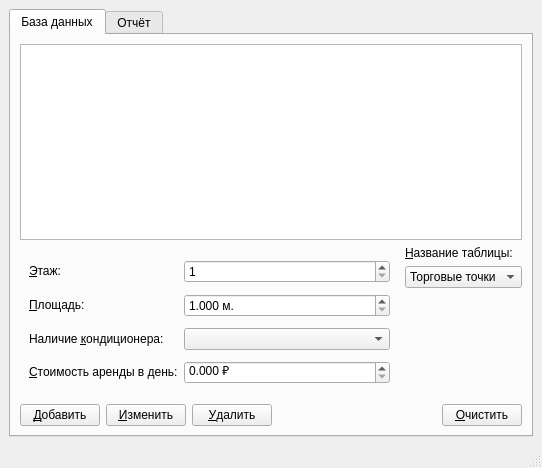
<?xml version="1.0" encoding="UTF-8"?>
<ui version="4.0">
 <class>MainWindow</class>
 <widget class="QMainWindow" name="MainWindow">
  <property name="geometry">
   <rect>
    <x>0</x>
    <y>0</y>
    <width>532</width>
    <height>468</height>
   </rect>
  </property>
  <property name="minimumSize">
   <size>
    <width>0</width>
    <height>0</height>
   </size>
  </property>
  <property name="windowTitle">
   <string>MainWindow</string>
  </property>
  <widget class="QWidget" name="centralwidget">
   <layout class="QVBoxLayout" name="verticalLayout">
    <item>
     <widget class="QTabWidget" name="tabWidget">
      <property name="currentIndex">
       <number>0</number>
      </property>
      <widget class="QWidget" name="m_marketplacesTablePage">
       <attribute name="title">
        <string>База данных</string>
       </attribute>
       <layout class="QVBoxLayout" name="verticalLayout_1">
        <item>
         <widget class="QTableView" name="m_tableView">
          <property name="sizePolicy">
           <sizepolicy hsizetype="MinimumExpanding" vsizetype="MinimumExpanding">
            <horstretch>0</horstretch>
            <verstretch>0</verstretch>
           </sizepolicy>
          </property>
          <property name="minimumSize">
           <size>
            <width>0</width>
            <height>0</height>
           </size>
          </property>
          <property name="editTriggers">
           <set>QAbstractItemView::NoEditTriggers</set>
          </property>
          <property name="showDropIndicator" stdset="0">
           <bool>false</bool>
          </property>
          <property name="dragDropOverwriteMode">
           <bool>false</bool>
          </property>
          <property name="selectionMode">
           <enum>QAbstractItemView::SingleSelection</enum>
          </property>
          <property name="selectionBehavior">
           <enum>QAbstractItemView::SelectRows</enum>
          </property>
          <attribute name="verticalHeaderVisible">
           <bool>false</bool>
          </attribute>
         </widget>
        </item>
        <item>
         <layout class="QGridLayout" name="gridLayout_0">
          <item row="0" column="1">
           <widget class="QLabel" name="lblChoicesTable">
            <property name="sizePolicy">
             <sizepolicy hsizetype="Fixed" vsizetype="Fixed">
              <horstretch>0</horstretch>
              <verstretch>0</verstretch>
             </sizepolicy>
            </property>
            <property name="text">
             <string>&amp;Название таблицы:</string>
            </property>
            <property name="buddy">
             <cstring>m_cbChoicesTable</cstring>
            </property>
           </widget>
          </item>
          <item row="0" column="0" rowspan="3">
           <widget class="QStackedWidget" name="m_swInputsData">
            <property name="sizePolicy">
             <sizepolicy hsizetype="Preferred" vsizetype="Maximum">
              <horstretch>0</horstretch>
              <verstretch>0</verstretch>
             </sizepolicy>
            </property>
            <property name="currentIndex">
             <number>0</number>
            </property>
            <widget class="QWidget" name="m_pgMarketplaces">
             <layout class="QGridLayout" name="gridLayout">
              <item row="0" column="0">
               <widget class="QLabel" name="lblFloor">
                <property name="sizePolicy">
                 <sizepolicy hsizetype="Preferred" vsizetype="Maximum">
                  <horstretch>0</horstretch>
                  <verstretch>0</verstretch>
                 </sizepolicy>
                </property>
                <property name="text">
                 <string>&amp;Этаж:</string>
                </property>
                <property name="buddy">
                 <cstring>m_sbFloor</cstring>
                </property>
               </widget>
              </item>
              <item row="0" column="1">
               <widget class="QSpinBox" name="m_sbFloor">
                <property name="sizePolicy">
                 <sizepolicy hsizetype="MinimumExpanding" vsizetype="Fixed">
                  <horstretch>0</horstretch>
                  <verstretch>0</verstretch>
                 </sizepolicy>
                </property>
                <property name="minimum">
                 <number>1</number>
                </property>
                <property name="maximum">
                 <number>255</number>
                </property>
               </widget>
              </item>
              <item row="1" column="0">
               <widget class="QLabel" name="lblArea">
                <property name="sizePolicy">
                 <sizepolicy hsizetype="Preferred" vsizetype="Maximum">
                  <horstretch>0</horstretch>
                  <verstretch>0</verstretch>
                 </sizepolicy>
                </property>
                <property name="text">
                 <string>&amp;Площадь:</string>
                </property>
                <property name="buddy">
                 <cstring>m_dsbArea</cstring>
                </property>
               </widget>
              </item>
              <item row="1" column="1">
               <widget class="QDoubleSpinBox" name="m_dsbArea">
                <property name="sizePolicy">
                 <sizepolicy hsizetype="MinimumExpanding" vsizetype="Fixed">
                  <horstretch>0</horstretch>
                  <verstretch>0</verstretch>
                 </sizepolicy>
                </property>
                <property name="suffix">
                 <string> м.</string>
                </property>
                <property name="decimals">
                 <number>3</number>
                </property>
                <property name="minimum">
                 <double>1.000000000000000</double>
                </property>
                <property name="maximum">
                 <double>1000000.998999999952503</double>
                </property>
               </widget>
              </item>
              <item row="2" column="0">
               <widget class="QLabel" name="lblAirConditioner">
                <property name="sizePolicy">
                 <sizepolicy hsizetype="Preferred" vsizetype="Maximum">
                  <horstretch>0</horstretch>
                  <verstretch>0</verstretch>
                 </sizepolicy>
                </property>
                <property name="text">
                 <string>Наличие &amp;кондиционера:</string>
                </property>
                <property name="buddy">
                 <cstring>m_cbAirConditioner</cstring>
                </property>
               </widget>
              </item>
              <item row="2" column="1">
               <widget class="QComboBox" name="m_cbAirConditioner">
                <property name="sizePolicy">
                 <sizepolicy hsizetype="MinimumExpanding" vsizetype="Fixed">
                  <horstretch>0</horstretch>
                  <verstretch>0</verstretch>
                 </sizepolicy>
                </property>
               </widget>
              </item>
              <item row="3" column="0">
               <widget class="QLabel" name="lblCostPerDay">
                <property name="sizePolicy">
                 <sizepolicy hsizetype="Preferred" vsizetype="Maximum">
                  <horstretch>0</horstretch>
                  <verstretch>0</verstretch>
                 </sizepolicy>
                </property>
                <property name="text">
                 <string>&amp;Стоимость аренды в день:</string>
                </property>
                <property name="buddy">
                 <cstring>m_dsbCostPerDay</cstring>
                </property>
               </widget>
              </item>
              <item row="3" column="1">
               <widget class="QDoubleSpinBox" name="m_dsbCostPerDay">
                <property name="sizePolicy">
                 <sizepolicy hsizetype="MinimumExpanding" vsizetype="Fixed">
                  <horstretch>0</horstretch>
                  <verstretch>0</verstretch>
                 </sizepolicy>
                </property>
                <property name="suffix">
                 <string> ₽</string>
                </property>
                <property name="decimals">
                 <number>3</number>
                </property>
                <property name="maximum">
                 <double>1000000.998999999952503</double>
                </property>
               </widget>
              </item>
             </layout>
            </widget>
            <widget class="QWidget" name="m_pgCustomers">
             <layout class="QGridLayout" name="gridLayout_2">
              <item row="0" column="0">
               <widget class="QLabel" name="lblName">
                <property name="sizePolicy">
                 <sizepolicy hsizetype="Preferred" vsizetype="Maximum">
                  <horstretch>0</horstretch>
                  <verstretch>0</verstretch>
                 </sizepolicy>
                </property>
                <property name="text">
                 <string>&amp;Название:</string>
                </property>
                <property name="buddy">
                 <cstring>m_leName</cstring>
                </property>
               </widget>
              </item>
              <item row="0" column="1">
               <widget class="ColouredLineEdit" name="m_leName">
                <property name="sizePolicy">
                 <sizepolicy hsizetype="MinimumExpanding" vsizetype="Fixed">
                  <horstretch>0</horstretch>
                  <verstretch>0</verstretch>
                 </sizepolicy>
                </property>
                <property name="minimumSize">
                 <size>
                  <width>250</width>
                  <height>0</height>
                 </size>
                </property>
                <property name="maxLength">
                 <number>50</number>
                </property>
               </widget>
              </item>
              <item row="1" column="0">
               <widget class="QLabel" name="lblInvoiceDetails">
                <property name="sizePolicy">
                 <sizepolicy hsizetype="Preferred" vsizetype="Maximum">
                  <horstretch>0</horstretch>
                  <verstretch>0</verstretch>
                 </sizepolicy>
                </property>
                <property name="text">
                 <string>&amp;Реквизиты:</string>
                </property>
                <property name="buddy">
                 <cstring>m_leInvoiceDetails</cstring>
                </property>
               </widget>
              </item>
              <item row="1" column="1">
               <widget class="ColouredLineEdit" name="m_leInvoiceDetails">
                <property name="sizePolicy">
                 <sizepolicy hsizetype="MinimumExpanding" vsizetype="Fixed">
                  <horstretch>0</horstretch>
                  <verstretch>0</verstretch>
                 </sizepolicy>
                </property>
                <property name="minimumSize">
                 <size>
                  <width>250</width>
                  <height>0</height>
                 </size>
                </property>
               </widget>
              </item>
              <item row="2" column="0">
               <widget class="QLabel" name="lblAddress">
                <property name="sizePolicy">
                 <sizepolicy hsizetype="Preferred" vsizetype="Maximum">
                  <horstretch>0</horstretch>
                  <verstretch>0</verstretch>
                 </sizepolicy>
                </property>
                <property name="text">
                 <string>&amp;Адрес:</string>
                </property>
                <property name="buddy">
                 <cstring>m_leAddress</cstring>
                </property>
               </widget>
              </item>
              <item row="2" column="1">
               <widget class="ColouredLineEdit" name="m_leAddress">
                <property name="sizePolicy">
                 <sizepolicy hsizetype="MinimumExpanding" vsizetype="Fixed">
                  <horstretch>0</horstretch>
                  <verstretch>0</verstretch>
                 </sizepolicy>
                </property>
                <property name="minimumSize">
                 <size>
                  <width>250</width>
                  <height>0</height>
                 </size>
                </property>
               </widget>
              </item>
              <item row="3" column="0">
               <widget class="QLabel" name="lblPhone">
                <property name="sizePolicy">
                 <sizepolicy hsizetype="Preferred" vsizetype="Maximum">
                  <horstretch>0</horstretch>
                  <verstretch>0</verstretch>
                 </sizepolicy>
                </property>
                <property name="text">
                 <string>&amp;Телефон:</string>
                </property>
                <property name="buddy">
                 <cstring>m_lePhone</cstring>
                </property>
               </widget>
              </item>
              <item row="3" column="1">
               <widget class="ColouredLineEdit" name="m_lePhone">
                <property name="sizePolicy">
                 <sizepolicy hsizetype="MinimumExpanding" vsizetype="Fixed">
                  <horstretch>0</horstretch>
                  <verstretch>0</verstretch>
                 </sizepolicy>
                </property>
                <property name="minimumSize">
                 <size>
                  <width>250</width>
                  <height>0</height>
                 </size>
                </property>
                <property name="inputMask">
                 <string>+7(999)999-99-99;_</string>
                </property>
               </widget>
              </item>
              <item row="4" column="0">
               <widget class="QLabel" name="lblContactPerson">
                <property name="sizePolicy">
                 <sizepolicy hsizetype="Preferred" vsizetype="Maximum">
                  <horstretch>0</horstretch>
                  <verstretch>0</verstretch>
                 </sizepolicy>
                </property>
                <property name="text">
                 <string>Контактное &amp;лицо:</string>
                </property>
                <property name="buddy">
                 <cstring>m_leContactPerson</cstring>
                </property>
               </widget>
              </item>
              <item row="4" column="1">
               <widget class="ColouredLineEdit" name="m_leContactPerson">
                <property name="sizePolicy">
                 <sizepolicy hsizetype="MinimumExpanding" vsizetype="Fixed">
                  <horstretch>0</horstretch>
                  <verstretch>0</verstretch>
                 </sizepolicy>
                </property>
                <property name="minimumSize">
                 <size>
                  <width>250</width>
                  <height>0</height>
                 </size>
                </property>
                <property name="maxLength">
                 <number>255</number>
                </property>
               </widget>
              </item>
             </layout>
            </widget>
            <widget class="QWidget" name="m_pgRental">
             <layout class="QGridLayout" name="gridLayout_3">
              <item row="0" column="0">
               <widget class="QLabel" name="lblMarketplace_id">
                <property name="sizePolicy">
                 <sizepolicy hsizetype="Preferred" vsizetype="Maximum">
                  <horstretch>0</horstretch>
                  <verstretch>0</verstretch>
                 </sizepolicy>
                </property>
                <property name="text">
                 <string>Код торговой &amp;точки:</string>
                </property>
                <property name="buddy">
                 <cstring>m_cbMarketplace_id</cstring>
                </property>
               </widget>
              </item>
              <item row="0" column="1">
               <widget class="QComboBox" name="m_cbMarketplace_id">
                <property name="sizePolicy">
                 <sizepolicy hsizetype="MinimumExpanding" vsizetype="Fixed">
                  <horstretch>0</horstretch>
                  <verstretch>0</verstretch>
                 </sizepolicy>
                </property>
               </widget>
              </item>
              <item row="1" column="0">
               <widget class="QLabel" name="lblCustomer_id">
                <property name="sizePolicy">
                 <sizepolicy hsizetype="Preferred" vsizetype="Maximum">
                  <horstretch>0</horstretch>
                  <verstretch>0</verstretch>
                 </sizepolicy>
                </property>
                <property name="text">
                 <string>Код &amp;клиента:</string>
                </property>
                <property name="buddy">
                 <cstring>m_cbCustomer_id</cstring>
                </property>
               </widget>
              </item>
              <item row="1" column="1">
               <widget class="QComboBox" name="m_cbCustomer_id">
                <property name="sizePolicy">
                 <sizepolicy hsizetype="MinimumExpanding" vsizetype="Fixed">
                  <horstretch>0</horstretch>
                  <verstretch>0</verstretch>
                 </sizepolicy>
                </property>
               </widget>
              </item>
              <item row="2" column="0">
               <widget class="QLabel" name="lblStartDate">
                <property name="sizePolicy">
                 <sizepolicy hsizetype="Preferred" vsizetype="Maximum">
                  <horstretch>0</horstretch>
                  <verstretch>0</verstretch>
                 </sizepolicy>
                </property>
                <property name="text">
                 <string>Дата &amp;начала:</string>
                </property>
                <property name="buddy">
                 <cstring>m_leStartDate</cstring>
                </property>
               </widget>
              </item>
              <item row="2" column="1">
               <widget class="ColouredLineEdit" name="m_leStartDate">
                <property name="sizePolicy">
                 <sizepolicy hsizetype="MinimumExpanding" vsizetype="Fixed">
                  <horstretch>0</horstretch>
                  <verstretch>0</verstretch>
                 </sizepolicy>
                </property>
                <property name="minimumSize">
                 <size>
                  <width>200</width>
                  <height>0</height>
                 </size>
                </property>
                <property name="styleSheet">
                 <string notr="true"/>
                </property>
                <property name="inputMask">
                 <string>00.00.0000 (день.месяц.год);_</string>
                </property>
                <property name="text">
                 <string>.. (день.месяц.год)</string>
                </property>
               </widget>
              </item>
              <item row="3" column="0">
               <widget class="QLabel" name="lblEndDate">
                <property name="sizePolicy">
                 <sizepolicy hsizetype="Preferred" vsizetype="Maximum">
                  <horstretch>0</horstretch>
                  <verstretch>0</verstretch>
                 </sizepolicy>
                </property>
                <property name="text">
                 <string>Дата о&amp;кончания:</string>
                </property>
                <property name="buddy">
                 <cstring>m_leEndDate</cstring>
                </property>
               </widget>
              </item>
              <item row="3" column="1">
               <widget class="ColouredLineEdit" name="m_leEndDate">
                <property name="sizePolicy">
                 <sizepolicy hsizetype="MinimumExpanding" vsizetype="Fixed">
                  <horstretch>0</horstretch>
                  <verstretch>0</verstretch>
                 </sizepolicy>
                </property>
                <property name="minimumSize">
                 <size>
                  <width>200</width>
                  <height>0</height>
                 </size>
                </property>
                <property name="inputMask">
                 <string>00.00.0000 (день.месяц.год);_</string>
                </property>
                <property name="text">
                 <string>.. (день.месяц.год)</string>
                </property>
               </widget>
              </item>
             </layout>
            </widget>
           </widget>
          </item>
          <item row="2" column="1">
           <spacer name="verticalSpacer_0">
            <property name="orientation">
             <enum>Qt::Vertical</enum>
            </property>
            <property name="sizeType">
             <enum>QSizePolicy::Preferred</enum>
            </property>
            <property name="sizeHint" stdset="0">
             <size>
              <width>18</width>
              <height>44</height>
             </size>
            </property>
           </spacer>
          </item>
          <item row="1" column="1">
           <widget class="QComboBox" name="m_cbChoicesTable">
            <property name="sizePolicy">
             <sizepolicy hsizetype="Fixed" vsizetype="Fixed">
              <horstretch>0</horstretch>
              <verstretch>0</verstretch>
             </sizepolicy>
            </property>
            <item>
             <property name="text">
              <string>Торговые точки</string>
             </property>
            </item>
            <item>
             <property name="text">
              <string>Клиенты</string>
             </property>
            </item>
            <item>
             <property name="text">
              <string>Аренда</string>
             </property>
            </item>
           </widget>
          </item>
         </layout>
        </item>
        <item>
         <layout class="QHBoxLayout" name="hlButtons" stretch="0,0,0,1,0">
          <item>
           <widget class="QPushButton" name="m_pbAdd">
            <property name="text">
             <string>&amp;Добавить</string>
            </property>
           </widget>
          </item>
          <item>
           <widget class="QPushButton" name="m_pbEdit">
            <property name="text">
             <string>&amp;Изменить</string>
            </property>
           </widget>
          </item>
          <item>
           <widget class="QPushButton" name="m_pbDelete">
            <property name="text">
             <string>&amp;Удалить</string>
            </property>
           </widget>
          </item>
          <item>
           <spacer name="horizontalSpacer_0">
            <property name="orientation">
             <enum>Qt::Horizontal</enum>
            </property>
            <property name="sizeHint" stdset="0">
             <size>
              <width>40</width>
              <height>20</height>
             </size>
            </property>
           </spacer>
          </item>
          <item>
           <widget class="QPushButton" name="m_pbClear">
            <property name="text">
             <string>&amp;Очистить</string>
            </property>
           </widget>
          </item>
         </layout>
        </item>
       </layout>
      </widget>
      <widget class="QWidget" name="m_reportPage">
       <attribute name="title">
        <string>Отчёт</string>
       </attribute>
       <layout class="QVBoxLayout" name="verticalLayout_2">
        <item>
         <widget class="QLabel" name="lblTemp">
          <property name="text">
           <string>Не реализовано</string>
          </property>
         </widget>
        </item>
       </layout>
      </widget>
     </widget>
    </item>
   </layout>
  </widget>
  <widget class="QStatusBar" name="m_statusBar"/>
 </widget>
 <customwidgets>
  <customwidget>
   <class>ColouredLineEdit</class>
   <extends>QLineEdit</extends>
   <header>colouredLineEdit.h</header>
  </customwidget>
 </customwidgets>
 <resources/>
 <connections>
  <connection>
   <sender>m_cbChoicesTable</sender>
   <signal>currentIndexChanged(int)</signal>
   <receiver>m_swInputsData</receiver>
   <slot>setCurrentIndex(int)</slot>
   <hints>
    <hint type="sourcelabel">
     <x>455</x>
     <y>272</y>
    </hint>
    <hint type="destinationlabel">
     <x>431</x>
     <y>270</y>
    </hint>
   </hints>
  </connection>
 </connections>
</ui>
